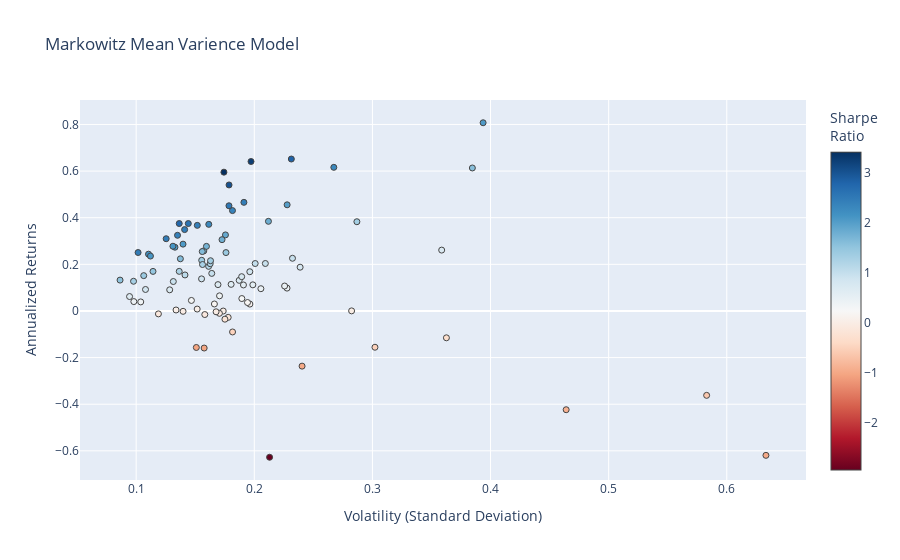

The code cell stored with this chart in its notebook:
### Code cell
hover_texts = [
    f"{ticker} <br>Volatility: {vol:.2f} <br>Returns: {ret:.2%} <br>Sharpe Ratio: {sr:.2f}"
    for ticker, vol, ret, sr in zip(names, volatility, annualized_returns, sharpe_ratios)
]

fig = go.Figure(data=go.Scatter(
    x=volatility, 
    y=annualized_returns, 
    mode='markers',
    hoverinfo='text',
    hovertext=hover_texts,
    marker=dict(color=sharpe_ratios, colorscale = 'RdBu', size=6, line=dict(width=1), colorbar=dict(title="Sharpe<br>Ratio")
    )
))

fig.update_layout(
    title='Markowitz Mean Varience Model',
    xaxis_title='Volatility (Standard Deviation)',
    yaxis_title='Annualized Returns',
)

fig.show()

### Figure 1 — Plotly figure (JSON) as saved in the notebook; plotly's stock layout.template omitted (floating-point values rounded to 4 significant figures)
{"data": [{"hoverinfo": "text", "hovertext": ["RDY_Close <br>Volatility: 0.30 <br>Returns: -15.56% <br>Sharpe Ratio: -0.52", "SYY_Close <br>Volatility: 0.16 <br>Returns: 19.12% <br>Sharpe Ratio: 1.19", "RMD_Close <br>Volatility: 0.20 <br>Returns: 20.34% <br>Sharpe Ratio: 1.01", "GE_Close <br>Volatility: 0.21 <br>Returns: -62.75% <br>Sharpe Ratio: -2.95", "XOM_Close <br>Volatility: 0.10 <br>Returns: 3.88% <br>Sharpe Ratio: 0.37", "BAC_Close <br>Volatility: 0.21 <br>Returns: 20.36% <br>Sharpe Ratio: 0.97", "SAP_Close <br>Volatility: 0.14 <br>Returns: 22.38% <br>Sharpe Ratio: 1.63", "F_Close <br>Volatility: 0.17 <br>Returns: 3.00% <br>Sharpe Ratio: 0.18", "ISRG_Close <br>Volatility: 0.19 <br>Returns: 46.59% <br>Sharpe Ratio: 2.44", "ETN_Close <br>Volatility: 0.16 <br>Returns: 13.76% <br>Sharpe Ratio: 0.89", "PG_Close <br>Volatility: 0.10 <br>Returns: 4.02% <br>Sharpe Ratio: 0.41", "EMR_Close <br>Volatility: 0.16 <br>Returns: 20.27% <br>Sharpe Ratio: 1.25", "UA_Close <br>Volatility: 0.46 <br>Returns: -42.37% <br>Sharpe Ratio: -0.91", "K_Close <br>Volatility: 0.18 <br>Returns: -9.01% <br>Sharpe Ratio: -0.50", "PM_Close <br>Volatility: 0.14 <br>Returns: -0.16% <br>Sharpe Ratio: -0.01", "WMT_Close <br>Volatility: 0.18 <br>Returns: 43.06% <br>Sharpe Ratio: 2.37", "TMO_Close <br>Volatility: 0.16 <br>Returns: 21.55% <br>Sharpe Ratio: 1.32", "GIS_Close <br>Volatility: 0.17 <br>Returns: -0.03% <br>Sharpe Ratio: -0.00", "AAPL_Close <br>Volatility: 0.18 <br>Returns: 25.04% <br>Sharpe Ratio: 1.42", "CAT_Close <br>Volatility: 0.20 <br>Returns: 64.11% <br>Sharpe Ratio: 3.25", "INTC_Close <br>Volatility: 0.18 <br>Returns: 32.63% <br>Sharpe Ratio: 1.86", "ABBV_Close <br>Volatility: 0.18 <br>Returns: 54.05% <br>Sharpe Ratio: 3.03", "MA_Close <br>Volatility: 0.14 <br>Returns: 37.50% <br>Sharpe Ratio: 2.60", "GILD_Close <br>Volatility: 0.19 <br>Returns: 5.32% <br>Sharpe Ratio: 0.28", "VZ_Close <br>Volatility: 0.17 <br>Returns: 11.30% <br>Sharpe Ratio: 0.67", "AMD_Close <br>Volatility: 0.58 <br>Returns: -36.20% <br>Sharpe Ratio: -0.62", "AEP_Close <br>Volatility: 0.11 <br>Returns: 15.15% <br>Sharpe Ratio: 1.42", "MSFT_Close <br>Volatility: 0.15 <br>Returns: 36.72% <br>Sharpe Ratio: 2.42", "MO_Close <br>Volatility: 0.18 <br>Returns: -2.75% <br>Sharpe Ratio: -0.15", "SO_Close <br>Volatility: 0.12 <br>Returns: -1.26% <br>Sharpe Ratio: -0.11", "MCD_Close <br>Volatility: 0.14 <br>Returns: 37.50% <br>Sharpe Ratio: 2.75", "V_Close <br>Volatility: 0.13 <br>Returns: 30.98% <br>Sharpe Ratio: 2.47", "UNH_Close <br>Volatility: 0.14 <br>Returns: 34.90% <br>Sharpe Ratio: 2.48", "PFE_Close <br>Volatility: 0.11 <br>Returns: 9.22% <br>Sharpe Ratio: 0.85", "SNAP_Close <br>Volatility: 0.63 <br>Returns: -61.94% <br>Sharpe Ratio: -0.98", "KR_Close <br>Volatility: 0.36 <br>Returns: -11.51% <br>Sharpe Ratio: -0.32", "ORCL_Close <br>Volatility: 0.19 <br>Returns: 13.13% <br>Sharpe Ratio: 0.70", "MDT_Close <br>Volatility: 0.15 <br>Returns: 0.82% <br>Sharpe Ratio: 0.05", "SYK_Close <br>Volatility: 0.16 <br>Returns: 21.73% <br>Sharpe Ratio: 1.40", "ABT_Close <br>Volatility: 0.14 <br>Returns: 28.67% <br>Sharpe Ratio: 2.05", "KO_Close <br>Volatility: 0.09 <br>Returns: 13.24% <br>Sharpe Ratio: 1.53", "VRTX_Close <br>Volatility: 0.38 <br>Returns: 61.33% <br>Sharpe Ratio: 1.59", "TSLA_Close <br>Volatility: 0.36 <br>Returns: 26.10% <br>Sharpe Ratio: 0.73", "PEP_Close <br>Volatility: 0.10 <br>Returns: 12.73% <br>Sharpe Ratio: 1.30", "BIIB_Close <br>Volatility: 0.23 <br>Returns: 9.80% <br>Sharpe Ratio: 0.43", "NKE_Close <br>Volatility: 0.23 <br>Returns: 10.70% <br>Sharpe Ratio: 0.47", "BSX_Close <br>Volatility: 0.17 <br>Returns: -1.01% <br>Sharpe Ratio: -0.06", "BA_Close <br>Volatility: 0.17 <br>Returns: 59.54% <br>Sharpe Ratio: 3.42", "GOOGL_Close <br>Volatility: 0.16 <br>Returns: 25.77% <br>Sharpe Ratio: 1.64", "RTX_Close <br>Volatility: 0.14 <br>Returns: 16.98% <br>Sharpe Ratio: 1.24", "COST_Close <br>Volatility: 0.20 <br>Returns: 11.21% <br>Sharpe Ratio: 0.56", "LMT_Close <br>Volatility: 0.11 <br>Returns: 24.36% <br>Sharpe Ratio: 2.21", "NEE_Close <br>Volatility: 0.11 <br>Returns: 23.55% <br>Sharpe Ratio: 2.10", "TXN_Close <br>Volatility: 0.16 <br>Returns: 37.14% <br>Sharpe Ratio: 2.30", "CRM_Close <br>Volatility: 0.16 <br>Returns: 25.48% <br>Sharpe Ratio: 1.63", "DIS_Close <br>Volatility: 0.16 <br>Returns: -1.54% <br>Sharpe Ratio: -0.10", "HON_Close <br>Volatility: 0.10 <br>Returns: 25.07% <br>Sharpe Ratio: 2.47", "PYPL_Close <br>Volatility: 0.23 <br>Returns: 65.17% <br>Sharpe Ratio: 2.82", "JPM_Close <br>Volatility: 0.16 <br>Returns: 19.92% <br>Sharpe Ratio: 1.28", "NFLX_Close <br>Volatility: 0.29 <br>Returns: 38.28% <br>Sharpe Ratio: 1.33", "CVX_Close <br>Volatility: 0.14 <br>Returns: 15.44% <br>Sharpe Ratio: 1.09", "EXC_Close <br>Volatility: 0.13 <br>Returns: 12.63% <br>Sharpe Ratio: 0.96", "MS_Close <br>Volatility: 0.20 <br>Returns: 16.83% <br>Sharpe Ratio: 0.86", "NVDA_Close <br>Volatility: 0.39 <br>Returns: 80.73% <br>Sharpe Ratio: 2.05", "JNJ_Close <br>Volatility: 0.11 <br>Returns: 16.97% <br>Sharpe Ratio: 1.49", "REGN_Close <br>Volatility: 0.28 <br>Returns: 0.03% <br>Sharpe Ratio: 0.00", "BTI_Close <br>Volatility: 0.19 <br>Returns: 11.15% <br>Sharpe Ratio: 0.58", "AMGN_Close <br>Volatility: 0.17 <br>Returns: -0.36% <br>Sharpe Ratio: -0.02", "META_Close <br>Volatility: 0.17 <br>Returns: 30.58% <br>Sharpe Ratio: 1.77", "GOOG_Close <br>Volatility: 0.16 <br>Returns: 27.71% <br>Sharpe Ratio: 1.74", "EW_Close <br>Volatility: 0.23 <br>Returns: 22.60% <br>Sharpe Ratio: 0.97", "SRE_Close <br>Volatility: 0.13 <br>Returns: 0.42% <br>Sharpe Ratio: 0.03", "LLY_Close <br>Volatility: 0.15 <br>Returns: 4.51% <br>Sharpe Ratio: 0.31", "AMZN_Close <br>Volatility: 0.21 <br>Returns: 38.44% <br>Sharpe Ratio: 1.81", "IBM_Close <br>Volatility: 0.16 <br>Returns: -15.90% <br>Sharpe Ratio: -1.01", "MRK_Close <br>Volatility: 0.15 <br>Returns: -15.66% <br>Sharpe Ratio: -1.04", "BABA_Close <br>Volatility: 0.27 <br>Returns: 61.61% <br>Sharpe Ratio: 2.30", "CMCSA_Close <br>Volatility: 0.21 <br>Returns: 9.55% <br>Sharpe Ratio: 0.46", "DUK_Close <br>Volatility: 0.09 <br>Returns: 6.18% <br>Sharpe Ratio: 0.66", "HD_Close <br>Volatility: 0.14 <br>Returns: 32.45% <br>Sharpe Ratio: 2.40", "ACN_Close <br>Volatility: 0.13 <br>Returns: 27.35% <br>Sharpe Ratio: 2.06", "MMM_Close <br>Volatility: 0.13 <br>Returns: 27.77% <br>Sharpe Ratio: 2.12", "DHR_Close <br>Volatility: 0.13 <br>Returns: 9.07% <br>Sharpe Ratio: 0.71", "CPB_Close <br>Volatility: 0.24 <br>Returns: -23.67% <br>Sharpe Ratio: -0.98", "BMY_Close <br>Volatility: 0.18 <br>Returns: 11.41% <br>Sharpe Ratio: 0.63", "DE_Close <br>Volatility: 0.18 <br>Returns: 45.12% <br>Sharpe Ratio: 2.53", "QCOM_Close <br>Volatility: 0.24 <br>Returns: 18.78% <br>Sharpe Ratio: 0.79", "GS_Close <br>Volatility: 0.20 <br>Returns: 2.94% <br>Sharpe Ratio: 0.15", "GM_Close <br>Volatility: 0.19 <br>Returns: 14.71% <br>Sharpe Ratio: 0.78", "ZBH_Close <br>Volatility: 0.19 <br>Returns: 3.62% <br>Sharpe Ratio: 0.19", "ADBE_Close <br>Volatility: 0.23 <br>Returns: 45.54% <br>Sharpe Ratio: 2.00", "CSCO_Close <br>Volatility: 0.16 <br>Returns: 16.11% <br>Sharpe Ratio: 0.98", "T_Close <br>Volatility: 0.18 <br>Returns: -3.53% <br>Sharpe Ratio: -0.20", "WFC_Close <br>Volatility: 0.17 <br>Returns: 6.48% <br>Sharpe Ratio: 0.38"], "marker": {"color": [-0.515, 1.185, 1.013, -2.947, 0.3735, 0.9725, 1.628, 0.1803, 2.436, 0.8859, 0.4104, 1.246, -0.913, -0.496, -0.01179, 2.372, 1.323, -0.001731, 1.423, 3.25, 1.858, 3.026, 2.602, 0.2808, 0.6676, -0.621, 1.424, 2.419, -0.1544, -0.1059, 2.748, 2.471, 2.475, 0.8542, -0.9782, -0.3175, 0.7015, 0.05411, 1.398, 2.053, 1.533, 1.595, 0.7279, 1.302, 0.4303, 0.4739, -0.05938, 3.416, 1.638, 1.244, 0.5638, 2.206, 2.101, 2.3, 1.634, -0.09731, 2.467, 2.817, 1.276, 1.334, 1.093, 0.9605, 0.8579, 2.051, 1.485, 0.001131, 0.5845, -0.02118, 1.771, 1.737, 0.9728, 0.03112, 0.3075, 1.813, -1.009, -1.038, 2.305, 0.4645, 0.655, 2.404, 2.059, 2.118, 0.7062, -0.9843, 0.6326, 2.527, 0.7863, 0.15, 0.7768, 0.1862, 1.999, 0.9824, -0.2013, 0.3801], "colorbar": {"title": {"text": "Sharpe<br>Ratio"}}, "colorscale": [[0, "rgb(103,0,31)"], [0.1, "rgb(178,24,43)"], [0.2, "rgb(214,96,77)"], [0.3, "rgb(244,165,130)"], [0.4, "rgb(253,219,199)"], [0.5, "rgb(247,247,247)"], [0.6, "rgb(209,229,240)"], [0.7, "rgb(146,197,222)"], [0.8, "rgb(67,147,195)"], [0.9, "rgb(33,102,172)"], [1, "rgb(5,48,97)"]], "line": {"width": 1}, "size": 6}, "mode": "markers", "type": "scatter", "x": [0.3022, 0.1614, 0.2008, 0.213, 0.1039, 0.2094, 0.1374, 0.1662, 0.1912, 0.1554, 0.09803, 0.1627, 0.464, 0.1816, 0.1397, 0.1815, 0.163, 0.1737, 0.176, 0.1972, 0.1756, 0.1786, 0.1441, 0.1895, 0.1693, 0.5829, 0.1064, 0.1518, 0.1779, 0.1188, 0.1365, 0.1254, 0.141, 0.1079, 0.6332, 0.3627, 0.1872, 0.1517, 0.1555, 0.1397, 0.08636, 0.3846, 0.3586, 0.09778, 0.2277, 0.2257, 0.1705, 0.1743, 0.1573, 0.1365, 0.1988, 0.1104, 0.1121, 0.1615, 0.1559, 0.1581, 0.1016, 0.2314, 0.1562, 0.2869, 0.1413, 0.1315, 0.1962, 0.3937, 0.1143, 0.2824, 0.1908, 0.1677, 0.1727, 0.1595, 0.2323, 0.1338, 0.1468, 0.212, 0.1576, 0.1509, 0.2673, 0.2056, 0.09441, 0.135, 0.1328, 0.1311, 0.1284, 0.2404, 0.1804, 0.1786, 0.2388, 0.1963, 0.1893, 0.1943, 0.2278, 0.164, 0.1751, 0.1706], "y": [-0.1556, 0.1912, 0.2034, -0.6275, 0.0388, 0.2036, 0.2238, 0.02996, 0.4659, 0.1376, 0.04023, 0.2027, -0.4237, -0.09007, -0.001648, 0.4306, 0.2155, -0.0003007, 0.2504, 0.6411, 0.3263, 0.5405, 0.375, 0.05321, 0.113, -0.362, 0.1515, 0.3672, -0.02746, -0.01259, 0.375, 0.3098, 0.349, 0.09217, -0.6194, -0.1151, 0.1313, 0.008206, 0.2173, 0.2867, 0.1324, 0.6133, 0.261, 0.1273, 0.09799, 0.107, -0.01012, 0.5954, 0.2577, 0.1698, 0.1121, 0.2436, 0.2355, 0.3714, 0.2548, -0.01539, 0.2507, 0.6517, 0.1992, 0.3828, 0.1544, 0.1263, 0.1683, 0.8073, 0.1697, 0.0003193, 0.1115, -0.003551, 0.3058, 0.2771, 0.226, 0.004162, 0.04513, 0.3844, -0.159, -0.1566, 0.6161, 0.09549, 0.06184, 0.3245, 0.2735, 0.2777, 0.09067, -0.2367, 0.1141, 0.4512, 0.1878, 0.02945, 0.1471, 0.03617, 0.4554, 0.1611, -0.03526, 0.06484]}], "layout": {"title": {"text": "Markowitz Mean Varience Model"}, "xaxis": {"title": {"text": "Volatility (Standard Deviation)"}}, "yaxis": {"title": {"text": "Annualized Returns"}}}}
